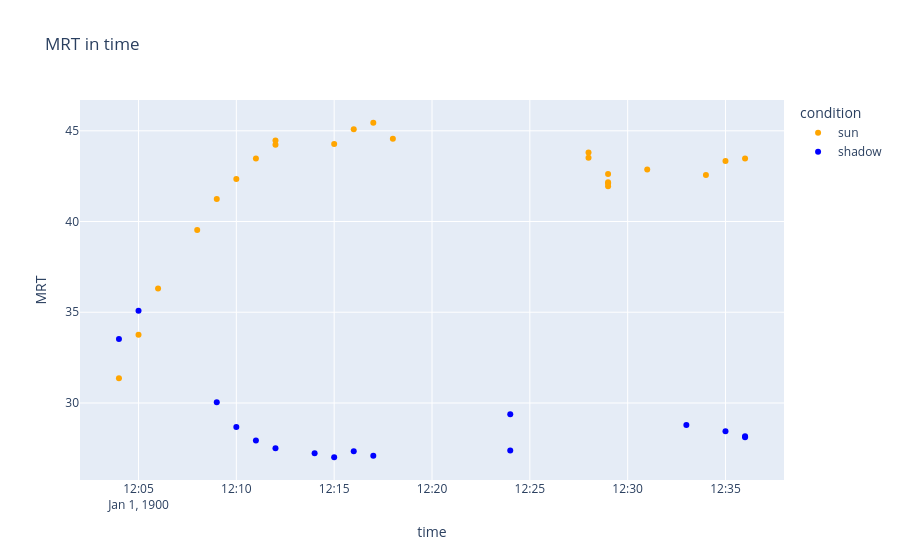

The notebook cell saved with this chart:
### Code cell
fig = px.scatter(
    df,
    x="time",
    y="MRT",
    color="condition",
    color_discrete_map={
        "sun": "orange",
        "shadow": "blue"
    },
    hover_data=["TG", "MRT", "wind", "obs 1", "instrument (1 viejo 2 nuevo)"],
    title="MRT in time "
)

fig.show()

### Figure 1 — Plotly figure (JSON) as saved in the notebook; plotly's stock layout.template omitted (floating-point values rounded to 4 significant figures)
{"data": [{"customdata": [[30.5, 0, "en mano", 2], [32.5, 0, "en mano", 2], [34.8, 0, "en mano", 2], [37.6, 0, "sobre caja negra", 2], [39.2, 0, "caja negra", 2], [40.2, 0, "caja negra", 2], [41.3, 0.4, "caja negra", 2], [42, 0, "caja negra", 2], [41.8, 0, "en mano", 2], [42, 0, "caja negra", 2], [42.6, 0.7, "caja negra", 2], [43, 0, "caja negra", 2], [42.1, 0, "caja negra", 2], [49.4, 0, "caja negra", 1], [41.5, 0, "caja negra", 2], [48.2, 0, "en mano", 1], [40.1, 0, "en mano", 2], [47.3, 0.2, "en mano", 1], [40.1, 0.2, "en mano", 2], [40.7, 0, "tripode", 2], [40.4, 0.3, "tripode", 2], [41.2, 0, "tripode", 2], [41.3, 0, "tripode", 2]], "hovertemplate": "condition=sun<br>time=%{x}<br>MRT=%{y}<br>TG=%{customdata[0]}<br>wind=%{customdata[1]}<br>obs 1=%{customdata[2]}<br>instrument (1 viejo 2 nuevo)=%{customdata[3]}<extra></extra>", "legendgroup": "sun", "marker": {"color": "orange", "symbol": "circle"}, "mode": "markers", "name": "sun", "orientation": "v", "showlegend": true, "type": "scatter", "x": ["1900-01-01T12:04:00.000000000", "1900-01-01T12:05:00.000000000", "1900-01-01T12:06:00.000000000", "1900-01-01T12:08:00.000000000", "1900-01-01T12:09:00.000000000", "1900-01-01T12:10:00.000000000", "1900-01-01T12:11:00.000000000", "1900-01-01T12:12:00.000000000", "1900-01-01T12:12:00.000000000", "1900-01-01T12:15:00.000000000", "1900-01-01T12:16:00.000000000", "1900-01-01T12:17:00.000000000", "1900-01-01T12:18:00.000000000", "1900-01-01T12:28:00.000000000", "1900-01-01T12:28:00.000000000", "1900-01-01T12:29:00.000000000", "1900-01-01T12:29:00.000000000", "1900-01-01T12:29:00.000000000", "1900-01-01T12:29:00.000000000", "1900-01-01T12:31:00.000000000", "1900-01-01T12:34:00.000000000", "1900-01-01T12:35:00.000000000", "1900-01-01T12:36:00.000000000"], "xaxis": "x", "y": [31.36, 33.76, 36.3, 39.54, 41.25, 42.34, 43.48, 44.47, 44.23, 44.28, 45.09, 45.44, 44.56, 43.51, 43.81, 42.61, 42.17, 41.94, 42.09, 42.87, 42.56, 43.34, 43.48], "yaxis": "y"}, {"customdata": [[35.4, 0, "en mano", 1], [33.6, 0, "en mano", 2], [31.8, 0.3, "silleta negra", 1], [29.9, 0.5, "silleta negra", 1], [28.8, 0, "silleta negra", 1], [28.2, 0, "silleta negra", 1], [28, 0, "silleta negra", 1], [27.4, 0, "silleta negra", 1], [27.7, 0, "silleta negra", 1], [27.4, 0, "silleta negra", 1], [28.3, 0, "silleta negra", 1], [29.4, 0, "silleta negra", 2], [30.5, 0, "silleta negra", 1], [29.6, 0, "silleta negra", 1], [29.3, 0.2, "silleta negra", 1], [29.1, 0, "silleta negra", 1]], "hovertemplate": "condition=shadow<br>time=%{x}<br>MRT=%{y}<br>TG=%{customdata[0]}<br>wind=%{customdata[1]}<br>obs 1=%{customdata[2]}<br>instrument (1 viejo 2 nuevo)=%{customdata[3]}<extra></extra>", "legendgroup": "shadow", "marker": {"color": "blue", "symbol": "circle"}, "mode": "markers", "name": "shadow", "orientation": "v", "showlegend": true, "type": "scatter", "x": ["1900-01-01T12:04:00.000000000", "1900-01-01T12:05:00.000000000", "1900-01-01T12:09:00.000000000", "1900-01-01T12:10:00.000000000", "1900-01-01T12:11:00.000000000", "1900-01-01T12:12:00.000000000", "1900-01-01T12:14:00.000000000", "1900-01-01T12:15:00.000000000", "1900-01-01T12:16:00.000000000", "1900-01-01T12:17:00.000000000", "1900-01-01T12:24:00.000000000", "1900-01-01T12:24:00.000000000", "1900-01-01T12:33:00.000000000", "1900-01-01T12:35:00.000000000", "1900-01-01T12:36:00.000000000", "1900-01-01T12:36:00.000000000"], "xaxis": "x", "y": [33.53, 35.08, 30.04, 28.67, 27.93, 27.5, 27.23, 27.01, 27.33, 27.1, 27.38, 29.38, 28.79, 28.44, 28.16, 28.12], "yaxis": "y"}], "layout": {"legend": {"title": {"text": "condition"}, "tracegroupgap": 0}, "title": {"text": "MRT in time "}, "xaxis": {"anchor": "y", "domain": [0, 1], "title": {"text": "time"}}, "yaxis": {"anchor": "x", "domain": [0, 1], "title": {"text": "MRT"}}}}
